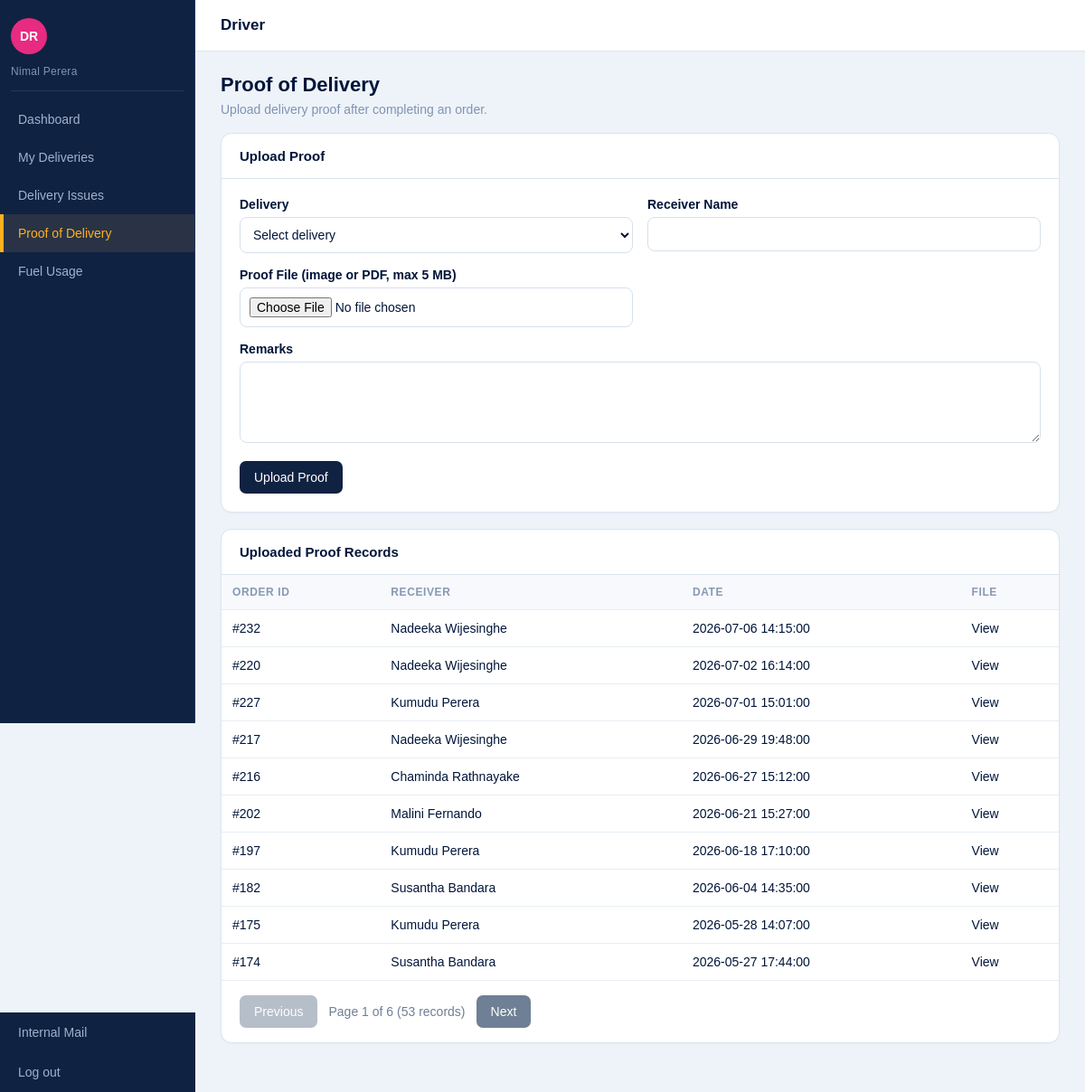
Screenshot of /codebase/login/roles/driver/proof_of_delivery.php (signed in) with the database file from the repository.
### tables this page shows
CREATE TABLE delivery_proof (
    proof_id INT AUTO_INCREMENT PRIMARY KEY,
    delivery_id INT NOT NULL UNIQUE,
    image_url VARCHAR(255),
    uploaded_at DATETIME NOT NULL,
    received_by_name VARCHAR(100) NOT NULL,
    notes TEXT,
    FOREIGN KEY (delivery_id) REFERENCES delivery(delivery_id)
);

CREATE TABLE delivery (
    delivery_id INT AUTO_INCREMENT PRIMARY KEY,
    order_id INT NOT NULL UNIQUE,
    driver_id INT NOT NULL,
    vehicle_id INT NOT NULL,
    scheduled_date DATE NOT NULL,
    route_details TEXT,
    status VARCHAR(30) NOT NULL,
    transport_cost DECIMAL(10,2) NOT NULL,
    FOREIGN KEY (order_id) REFERENCES sales_order(order_id),
    FOREIGN KEY (driver_id) REFERENCES employee(employee_id),
    FOREIGN KEY (vehicle_id) REFERENCES vehicle(vehicle_id)
);

### codebase/login/roles/driver/helpers.php (called while the page is built, shortened)
<?php
function getCurrentEmployeeId($connection, $userId)
{
    $statement = mysqli_prepare($connection, "SELECT employee_id FROM employee WHERE user_id = ?");
    mysqli_stmt_bind_param($statement, "i", $userId);
    mysqli_stmt_execute($statement);
    $row = mysqli_fetch_assoc(mysqli_stmt_get_result($statement));
    return $row ? (int) $row["employee_id"] : null;
}

### codebase/login/roles/driver/proof_of_delivery.php (the view, shortened to what this page needs)
<?php
require_once __DIR__ . '/../../config.php';
require_once __DIR__ . '/../../pagination.php';
require_once __DIR__ . '/helpers.php';
$currentDriverId = getCurrentEmployeeId($connection, (int) $_SESSION["user_id"]);
$perPage = 10;
$totalProofs = countRows(
    $connection,
    "SELECT COUNT(*) FROM delivery_proof dp JOIN delivery d ON d.delivery_id = dp.delivery_id WHERE d.driver_id = ?",
    "i",
    [$currentDriverId]
);
$totalProofPages = max(1, (int) ceil($totalProofs / $perPage));
$currentPage = min(getCurrentPage(), $totalProofPages);
$offset = ($currentPage - 1) * $perPage;
$proofs = mysqli_query(
    $connection,
    "SELECT dp.proof_id, d.order_id, dp.received_by_name, dp.uploaded_at, dp.image_url, dp.notes
     FROM delivery_proof dp
     JOIN delivery d ON d.delivery_id = dp.delivery_id
     WHERE d.driver_id = $currentDriverId
     ORDER BY dp.uploaded_at DESC
     LIMIT $perPage OFFSET $offset"
);
?>
<!DOCTYPE html>
<html lang="en">
<head>
  <link rel="stylesheet" href="css/driver_style.css">
</head>
<body>
  <header class="topbar">
    <h1>Driver</h1>
  </header>
  <div class="layout">
    <?php include __DIR__ . '/nav.php'; ?>
    <main class="content">
      <section class="page-title">
        <h2>Proof of Delivery</h2>
        <p>Upload delivery proof after completing an order.</p>
      </section>
      <section class="panel">
        <h3>Upload Proof</h3>
        <form method="post" action="proof_of_delivery.php" enctype="multipart/form-data">
          <div class="form-grid">
            <div class="form-group">
              <label for="deliveryId">Delivery</label>
              <select id="deliveryId" name="delivery_id" required>
                <option value="">Select delivery</option>
              </select>
            </div>
            <div class="form-group">
              <label for="receiverName">Receiver Name</label>
              <input type="text" id="receiverName" name="receiver_name" required>
            </div>
            <div class="form-group">
              <label for="proofFile">Proof File (image or PDF, max 5 MB)</label>
              <input type="file" id="proofFile" name="proof_file" accept="image/*,.pdf" required>
            </div>
            <div class="form-group full-width">
              <label for="notes">Remarks</label>
              <textarea id="notes" name="notes"></textarea>
            </div>
          </div>
          <div class="button-row"><button class="btn" type="submit">Upload Proof</button></div>
        </form>
      </section>
      <section class="panel">
        <h3>Uploaded Proof Records</h3>
        <div class="table-wrapper">
          <table>
            <thead><tr><th>Order ID</th><th>Receiver</th><th>Date</th><th>File</th></tr></thead>
            <tbody>
              <?php while ($row = mysqli_fetch_assoc($proofs)): ?>
                <tr>
                  <td>#<?= $row["order_id"] ?></td>
                  <td><?= htmlspecialchars($row["received_by_name"]) ?></td>
                  <td><?= htmlspecialchars($row["uploaded_at"]) ?></td>
                  <td><a href="<?= htmlspecialchars($row["image_url"]) ?>" target="_blank">View</a></td>
                </tr>
              <?php endwhile; ?>
            </tbody>
          </table>
        </div>
      </section>
    </main>
  </div>
</body>
</html>

### codebase/login/roles/driver/css/driver_style.css (style rules this page uses)
* { box-sizing: border-box; }
body { margin: 0; font-family: Arial, Helvetica, sans-serif; background-color: #eef3f9; color: #00153a; }
a { color: inherit; text-decoration: none; }
.topbar { min-height: 56px; margin-left: 216px; background-color: #ffffff; color: #00153a; border-bottom: 1px solid #dbe4ef; padding: 18px 28px; }
.topbar h1 { margin: 0; font-size: 17px; font-weight: bold; }
.layout { min-height: calc(100vh - 56px); }
.content { margin-left: 216px; padding: 24px 28px 36px; }
.page-title { margin-bottom: 18px; }
.page-title h2 { margin: 0; color: #00153a; font-size: 22px; }
.page-title p { margin: 6px 0 0; color: #7f93b3; font-size: 14px; }
.card, .panel { background-color: #ffffff; border: 1px solid #dbe4ef; border-radius: 12px; box-shadow: 0 1px 2px rgba(16, 34, 66, 0.03); }
.panel { margin-bottom: 18px; overflow: hidden; }
.panel h3 { margin: 0; padding: 16px 20px; border-bottom: 1px solid #dbe4ef; color: #00153a; font-size: 15px; }
.form-grid { display: grid; grid-template-columns: repeat(2, minmax(220px, 1fr)); gap: 16px; padding: 20px; }
.form-group { display: flex; flex-direction: column; }
.form-group.full-width { grid-column: 1 / -1; }
label { margin-bottom: 6px; color: #00153a; font-size: 14px; font-weight: bold; }
input, select, textarea { width: 100%; padding: 10px; border: 1px solid #d6e0ec; border-radius: 8px; background-color: #ffffff; color: #00153a; font-family: inherit; font-size: 14px; }
textarea { min-height: 90px; resize: vertical; }
.button-row { display: flex; gap: 10px; padding: 0 20px 20px; }
.btn { display: inline-block; padding: 10px 16px; border: none; border-radius: 7px; background-color: #102242; color: #ffffff; font-size: 14px; cursor: pointer; }
.table-wrapper { overflow-x: auto; }
table { width: 100%; border-collapse: collapse; background-color: #ffffff; }
th, td { padding: 12px; border-bottom: 1px solid #e8eef5; text-align: left; font-size: 14px; }
th { background-color: #f7f9fc; color: #8798b5; font-size: 12px; letter-spacing: 0.6px; text-transform: uppercase; }

### rows the page displays
delivery_proof: delivery.order_id "232", received_by_name "Nadeeka Wijesinghe", uploaded_at "2026-07-06 14:15:00"
delivery_proof: delivery.order_id "220", received_by_name "Nadeeka Wijesinghe", uploaded_at "2026-07-02 16:14:00"
delivery_proof: delivery.order_id "227", received_by_name "Kumudu Perera", uploaded_at "2026-07-01 15:01:00"
delivery_proof: delivery.order_id "217", received_by_name "Nadeeka Wijesinghe", uploaded_at "2026-06-29 19:48:00"
delivery_proof: delivery.order_id "216", received_by_name "Chaminda Rathnayake", uploaded_at "2026-06-27 15:12:00"
delivery_proof: delivery.order_id "202", received_by_name "Malini Fernando", uploaded_at "2026-06-21 15:27:00"
delivery_proof: delivery.order_id "197", received_by_name "Kumudu Perera", uploaded_at "2026-06-18 17:10:00"
delivery_proof: delivery.order_id "182", received_by_name "Susantha Bandara", uploaded_at "2026-06-04 14:35:00"
delivery_proof: delivery.order_id "175", received_by_name "Kumudu Perera", uploaded_at "2026-05-28 14:07:00"
delivery_proof: delivery.order_id "174", received_by_name "Susantha Bandara", uploaded_at "2026-05-27 17:44:00"

### other values shown
$_SESSION["full_name"] "Nimal Perera"
$item[0] "Dashboard"
$item[0] "My Deliveries"
$item[0] "Delivery Issues"
$item[0] "Proof of Delivery"
$item[0] "Fuel Usage"
$page "1"
$totalPages "6"
$totalRows "53"
